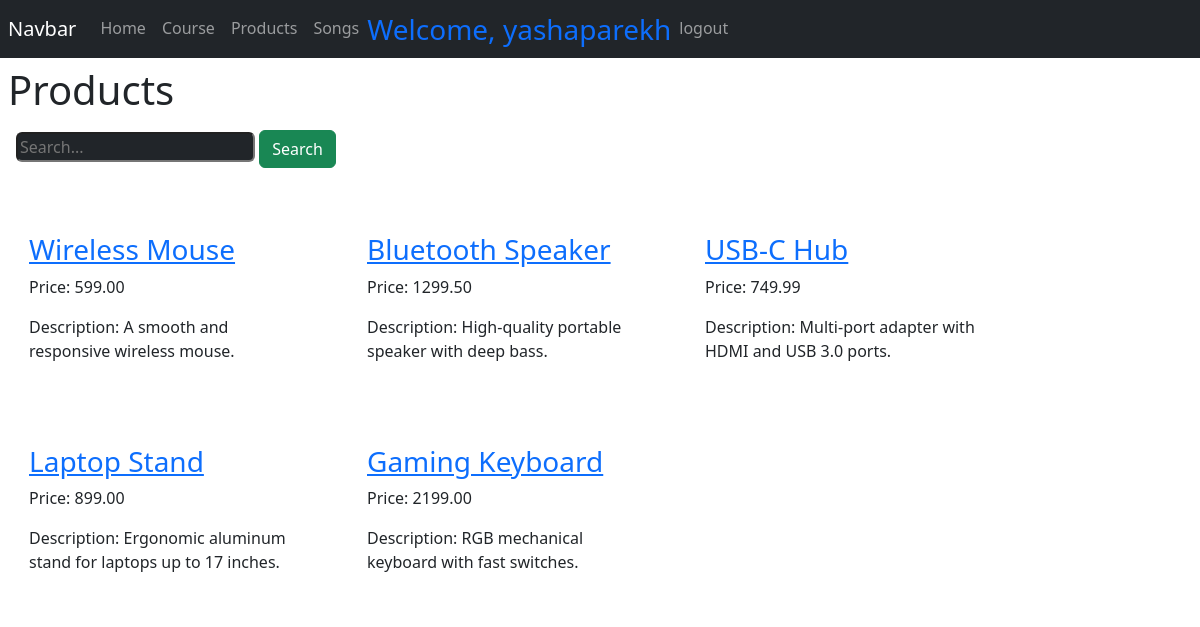
/products/productList/ (signed in), run on the app's committed database.
### product/models.py (models this page shows, shortened)
class Product(models.Model):
    name=models.CharField(max_length=100)
    description=models.TextField()
    price=models.DecimalField(max_digits=10,decimal_places=2)

### product/views.py (the view)
# urls.py: path("productList/", views.product_list,name="product.list"),
@login_required
def product_list(request):
    search_term=request.GET.get("search")
    if search_term:
        products=Product.objects.filter(name__icontains=search_term)
    else:
        products=Product.objects.all()
    return render(request,"product/product_list.html",{"products":products})

### product/templates/product/product_list.html (shortened to what this page needs)
{% extends 'base.html' %}
{% block content %}
    <div class="div container-fluid p-2">
        <h1>Products</h1>
        <div class="form">
            <form method="get" action="{% url 'product.list' %}" class="p-2 form mb-5">
                <div class="bg-transparent">
                    <input type="text" name="search" id="search" class="rounded bg-dark text-light" placeholder="Search..." value={{request.GET.search}}>
                    <button type="submit" class="btn btn-success">Search</button>
                </div>
            </form>
        </div>
        <div class="container-fluid d-flex justify-items-center align-items-center gap-5 max-w-100 flex-wrap">
            {% for product in products %}
            <div class="w-25 border border-white rounded p-2">
                <div class="card-title">
                    <a href="{% url 'product.product' id=product.id %}">
                        <h3>{{product.name}}</h3>
                    </a>
                </div>
                <div class="card-body">
                    <p>Price: {{product.price}}</p>
                    <p>Description: {{product.description}}</p>
                </div>
            </div>
            {% empty %}
            <p>No products found</p>
            {% endfor %}
        </div>
    </div>
{% endblock content %}

### templates/base.html (shortened to what this page needs)
{% load static %}
<!DOCTYPE html>
<html lang="en">
<head>
    <link href="https://cdn.jsdelivr.net/npm/bootstrap@5.3.7/dist/css/bootstrap.min.css" rel="stylesheet">
</head>
<body>
    <nav class="navbar navbar-expand-lg navbar-dark bg-dark p-2">
        <a class="navbar-brand" href="{% url 'home' %}">Navbar</a>
        <div class="collapse navbar-collapse" id="navbarNav">
            <ul class="navbar-nav">
            <li class="nav-item {% if request.path == '/home/' %}active{% endif %}">
                <a class="nav-link" href="{% url 'home' %}">Home</a>
            </li>
            <li class="nav-item {% if request.path == '/course/' %}active{% endif %}">
                <a class="nav-link" href="{% url 'course.home' %}">Course</a>
            </li>
            <li class="nav-item">
                <a class="nav-link" href="{% url 'product.list' %}">Products</a>
            </li>
            <li class="nav-item">
                <a class="nav-link" href="{% url 'song.songs' %}">Songs</a>
            </li>
            {% if user.is_authenticated %}
                <li class="nav-item">
                    <span class="fs-3 text-primary">
                        Welcome, {{user.username}}
                    </span>
                </li>
                <li class="nav-item">
                    <a class="nav-link" href="{% url 'account.logout' %}">logout</a>
                </li>
            {% endif %}
            </ul>
        </div>
    </nav>
    {% block content %}
    {% endblock content %}
</body>
</html>

### data on the page
Product: name "Wireless Mouse", price "599.00", description "A smooth and responsive wireless mouse."
Product: name "Bluetooth Speaker", price "1299.50", description "High-quality portable speaker with deep bass."
Product: name "USB-C Hub", price "749.99", description "Multi-port adapter with HDMI and USB 3.0 ports."
Product: name "Laptop Stand", price "899.00", description "Ergonomic aluminum stand for laptops up to 17 inches."
Product: name "Gaming Keyboard", price "2199.00", description "RGB mechanical keyboard with fast switches."

### other printed values
{{ user.username }} "yashaparekh"
